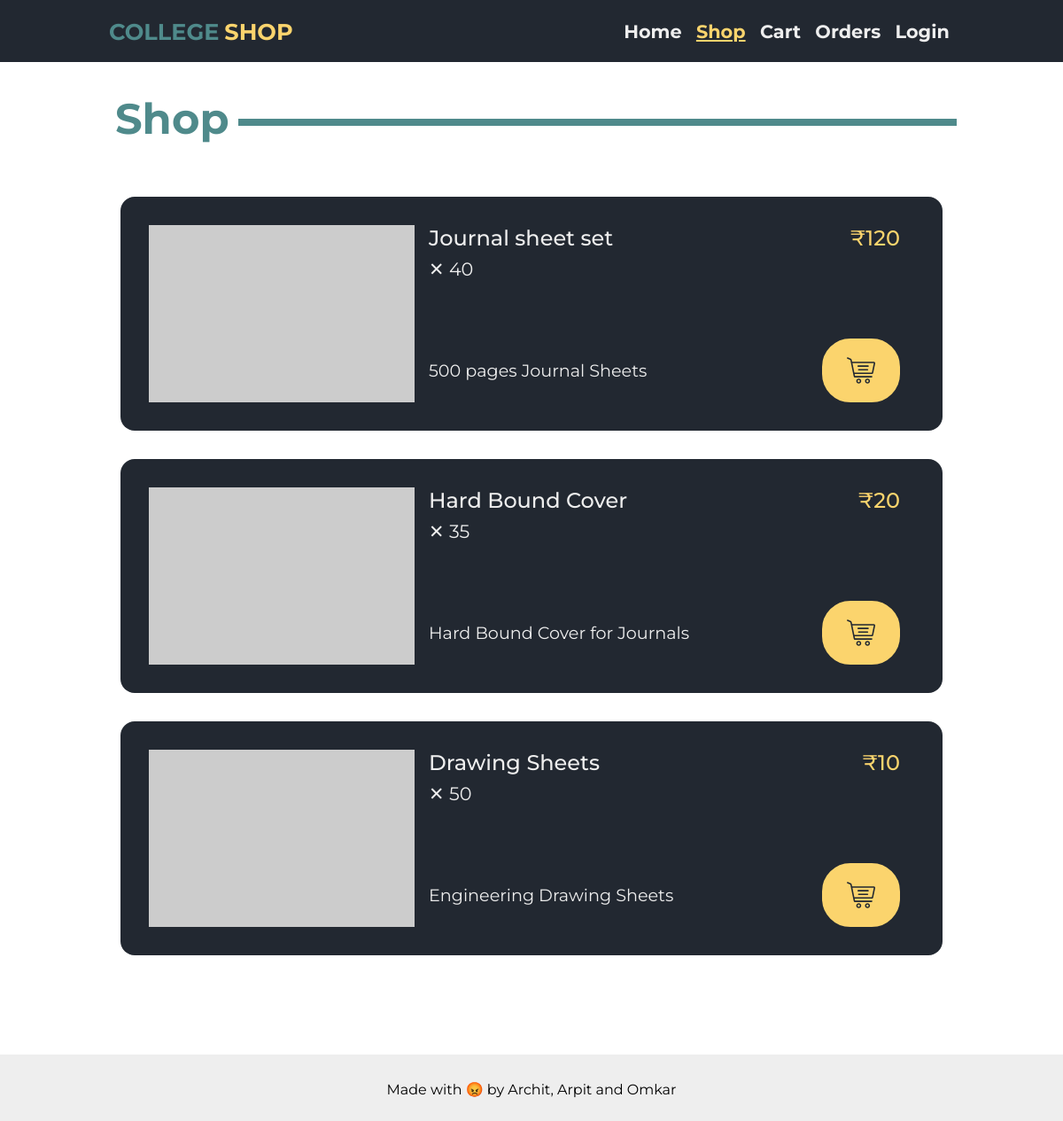
The page /shop.php on the database its author committed.
### tables this page shows
CREATE TABLE inventory (
	item_id INT PRIMARY KEY AUTO_INCREMENT,
	item_name VARCHAR(100),
	cost INT,
	stock INT,
	description VARCHAR(100)
);

### components/shop-page-card/shop-page-card.php (the view)
<link rel="stylesheet" href="./components/shop-page-card/shop-page-card.css">
<?php
function shop_page_card($id, $title, $cost, $stock, $desc)
{
    $svg = file_get_contents("./components/shop-page-card/shopping-cart.svg");
    echo "
        <div class=\"shop-card\">
        <div class=\"shop-card-img\">
            <img src=\"https://via.placeholder.com/300x200\" alt=\"placeholder\">
        </div>
        <div class=\"shop-card-data\">
            <div class=\"shop-card-title-cost-avail\">
                <div class=\"shop-card-title-cost\">
                    <div class=\"shop-card-title\">
                        $title
                    </div>
                    <div class=\"shop-card-cost\">
                        ₹$cost
                    </div>
                </div>
                <div class=\"shop-card-avail\">
                    ✕ $stock
                </div>
            </div>
            <div class=\"shop-card-desc-btn\">
                <div class=\"shop-card-desc\">
                    <div>$desc</div>
                </div>
                <a href='./cart-functions/addCart.php?id=$id' class=\"shop-card-btn\">
                    $svg
                </a>
            </div>
        </div>
        </div>";
}

### shop.php
<link rel="stylesheet" href="styles/shop.css">
<?php
$PAGE = "shop";
require('./components/header/header.php');
require('./components/page-title/page-title.php');
require("db/db.php");
?>
<div class="container">
    <?php
    page_title("Shop");
    ?>
    <div class="shop-cards">
        <?php
        require('./components/shop-page-card/shop-page-card.php');
        $result = mysqli_query($con, "SELECT * FROM inventory");
        while ($row = mysqli_fetch_assoc($result)) {
            shop_page_card(
                $row["item_id"],
                $row["item_name"],
                $row["cost"],
                $row["stock"],
                $row["description"]
            );
        }
        ?>
    </div>
</div>
<?php
require("./components/footer/footer.php");
?>

### components/header/header.php (shortened to what this page needs)
<!DOCTYPE html>
<html lang="en">
<head>
</head>
<body>
    <link rel="stylesheet" href="./components/header/reset.css">
    <link rel="stylesheet" href="./components/header/header.css">
    <?php
    $pages = array("home" => "index.php", "shop" => "shop.php", "cart" => "cart-page.php", "orders" => "order_page.php");
    if (isset($_SESSION['rollno'])) {
        $pages['logout'] = "logout.php";
    } else {
        $pages['login'] = "login.php";
    }
    ?>
    <div class="wrapper">
        <header>
            <div class="logo">
                <a href="index.php">
                    <span class="logo1">college</span><span class="logo2">shop</span>
                </a>
            </div>
            <ul class="nav-links">
                <?php
                foreach ($pages as $p => $path) {
                    $active_nav = "";
                    if ($PAGE == $p) $active_nav = "active-nav";
                    echo ('<li class="navs ' . $active_nav . '"><a href="' . $path . '">' .
                        ucfirst($p) . '</a>' . '</li>');
                }
                ?>
            </ul>
        </header>

### components/page-title/page-title.php
<link rel="stylesheet" href="./components/page-title/page-title.css">
<?php
function page_title($page_title_name)
{
    echo "<h2 id=\"page-title\"><span> $page_title_name </span></h2>";
}

### components/footer/footer.php
<link rel="stylesheet" href="./components/footer/footer.css">
<div class="push"></div>
</div>
<footer>
    Made with 😡 by Archit, Arpit and Omkar
</footer>
</body>
</html>

### styles/shop.css (style rules this page uses)
.container { padding: 3rem 10%; }
.shop-cards { padding: 3rem 0; display: flex; flex-direction: column; }

### components/header/header.css (style rules this page uses)
header { background-color: var(--dark-blue); height: 70px; display: flex; align-items: center; justify-content: space-between; padding: 0 10%; }
.logo { text-transform: uppercase; font-weight: 700; font-size: 1.6rem; }
.logo > a { text-decoration: none; }
.logo > a > span { padding: 0 3px; }
.logo1 { color: var(--light-blue); }
.logo2 { color: var(--yellow); }
.nav-links { display: flex; justify-content: space-around; width: 40%; font-size: 1.3rem; }
.navs { list-style: none; }
.navs > a { text-decoration: none; color: var(--white); font-weight: 700; }
.active-nav > a { color: var(--yellow); text-decoration: underline; }
html, body { height: 100%; margin: 0; }
.wrapper { min-height: 100%; margin-bottom: -75px; }

### components/page-title/page-title.css (style rules this page uses)
#page-title { width: 100%; font: bold 3rem 'Montserrat'; color: var(--light-blue); border-bottom: 0.5rem solid var(--light-blue); line-height: 0rem; margin: 1rem 0 1rem; }
#page-title span { background: #fff; padding: 0 10px; }

### components/shop-page-card/shop-page-card.css (style rules this page uses)
.shop-card { padding: 2rem; border-radius: 1rem; background-color: var(--dark-blue); color: var(--white); display: flex; margin: 1rem; }
.shop-card-data { padding: 0 1rem; display: flex; flex-direction: column; justify-content: space-between; flex-grow: 1; }
.shop-card-title-cost-avail { display: flex; flex-direction: column; flex-grow: 1; }
.shop-card-title-cost { display: flex; justify-content: space-between; font: 500 1.5rem "Montserrat"; }
.shop-card-title { flex-grow: 1; }
.shop-card-cost { color: var(--yellow); }
.shop-card-avail { padding: 0.5rem 0; font: 400 1.30rem "Montserrat"; }
.shop-card-desc-btn { display: flex; justify-content: space-between; }
.shop-card-desc { flex-grow: 1; font: 400 1.20rem "Montserrat"; padding-right: 0.5rem; display: flex; align-items: center; }
.shop-card-btn { color: var(--dark-blue); background-color: var(--yellow); border: 0.25rem solid var(--yellow); border-radius: 2rem; font: 600 1.25rem "Montserrat"; cursor: pointer; padding: 1rem 1.5rem; }
.shop-card-svg { height: 2rem; fill: var(--dark-blue); }

### components/footer/footer.css (style rules this page uses)
footer { background-color: #eeeeee; padding: 30px; text-align: center; }
footer, .push { height: 75px; }

### rows shown on the page
inventory: item_name "Journal sheet set", cost "120", stock "40", description "500 pages Journal Sheets"
inventory: item_name "Hard Bound Cover", cost "20", stock "35", description "Hard Bound Cover for Journals"
inventory: item_name "Drawing Sheets", cost "10", stock "50", description "Engineering Drawing Sheets"

### other values the page prints
$p "Home"
$p "Shop"
$p "Cart"
$p "Orders"
$p "Login"
$page_title_name "Shop"
